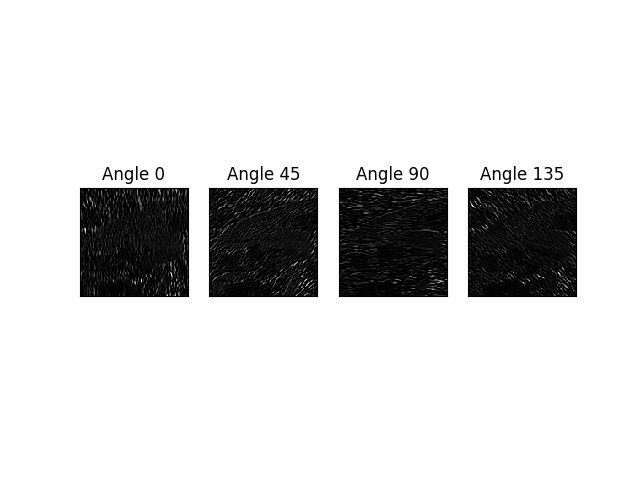

Reproduce this figure in Python.
import cv2
import numpy as np
import matplotlib.pyplot as plt

K = 11
s = 1.5
g = 1.2
l = 3
p = 0
A = 0

def x_dash(x, y):
    return np.cos(A*np.pi/180) * x + np.sin(A*np.pi/180) * y

def y_dash(x, y):
    return -np.sin(A*np.pi/180) * x + np.cos(A*np.pi/180) * y

def G(y, x):
    return np.exp(-(x_dash(x, y)**2 + g**2 * y_dash(x, y)**2) / (2 * s**2)) * np.cos(2 * np.pi * x_dash(x, y) / l + p)

filt = np.zeros((4, K, K))
for i in range(4):
    A = i * 45
    for y in range(K):
        for x in range(K):
            filt[i, y, x] = G(y-K//2, x-K//2)

    filt[i] /= np.sum(np.abs(filt[i]))
    #filt[i] *= 255
    #filt[i] = filt[i].astype(np.uint8)


img = cv2.imread("imori.jpg")
H, W, C = img.shape
gray = 0.2126*img[...,2] + 0.7152*img[...,1] + 0.0722*img[...,0]

tmp = np.pad(gray, (K//2, K//2), 'edge')

plt.subplots_adjust(left=0, right=1, top=1, bottom=0, hspace=0, wspace=0.2)
fig, axes = plt.subplots(1, 4, subplot_kw={'xticks': [], 'yticks': []})
plt.gray()
for ax, i in zip(axes.flat, range(4)):
    out = np.zeros((H, W), dtype=np.float)
    for y in range(H):
        for x in range(W):
            #out[y, x] = np.sum(tmp[y:y+K, x:x+K] * filt[i]) / filt[i].sum()
            out[y, x] = np.sum(tmp[y:y+K, x:x+K] * filt[i])
    out[0>out] = 0
    out[255<out] = 255
    ax.imshow(out.astype(np.uint8))
    ax.set_title("Angle "+str(45*i))
plt.savefig("my_answer_79.png")

